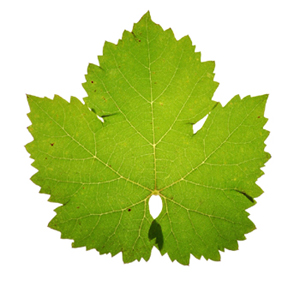
//> input picture cabernet_leaf.jpg, 300 x 286 px
$ ./leaf_area cabernet_leaf.jpg   (built with g++ and OpenCV 4)
//> lines starting //> are read from the running program, lines starting //| are printed output that depends on the picture; after the words box and inside, x2 and y2 are one past the last pixel; in counts of white or black regions, pixels touching at a corner belong together
#include <opencv2/core.hpp>
#include <opencv2/imgproc.hpp>
#include <opencv2/imgcodecs.hpp>
#include <opencv2/highgui.hpp>

#include <iostream>

using namespace std;
using namespace cv;

Mat src, gray_img, edges, dst;
int thresh = 100;
RNG rng(12345);
const char *window_name = "Edges";
int lowThreshold = 0;
const int max_lowThreshold = 100;
const int _ratio = 3;
const int kernel_size = 3;

void show_wait_destroy(const char *winname, const Mat& img);
void canny_threshold(int, void *);
void thresh_cb(int, void *);

void help()
{
    cout << "Usage: ./leaf-area [image.[jpg|png]]" << endl;
}

int main(int argc, char **argv)
{
    if (argc < 2) {
        help();
        return -1;
    }

    src = imread(argv[1], IMREAD_COLOR);
//> src is the input picture: 286 rows x 300 cols, CV_8UC3; mean B, G, R 139.6, 211.9, 194.5

    if (src.empty()) {
        cout << "The image" << argv[1] << " could not be loaded." << endl;
        return -1;
    }

    cvtColor(src, gray_img, COLOR_BGR2GRAY);
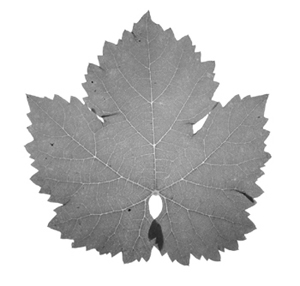
//> gray_img: 286 rows x 300 cols, CV_8UC1; min 18, max 255, mean 198.5
    namedWindow(window_name, WINDOW_AUTOSIZE);
    createTrackbar("Min Threshold:", window_name, &lowThreshold, max_lowThreshold, canny_threshold);
    canny_threshold(0, nullptr);
    waitKey();

    return 0;
}

void canny_threshold(int, void *)
{
    /*
    * Blurring the image might reduce or eliminate noise, which can
    * be inconvenient if we're trying to measure leaf nerves.
    * The resulting blur level is proportional to the Size() of the kernel;
    * adjust if necessary.
    */
    blur(gray_img, edges, Size(1,1));
    Canny(edges, edges, lowThreshold, lowThreshold*_ratio, kernel_size);
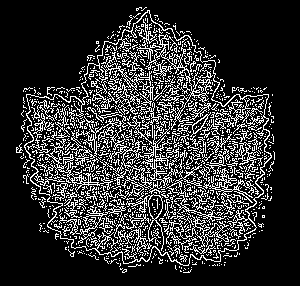
//> edges: 286 rows x 300 cols, CV_8UC1; 19.4% white in thin lines or dots, all inside (x1, y1, x2, y2) = (16, 7, 275, 273)
    dst = Scalar::all(0);
    src.copyTo(dst, edges);
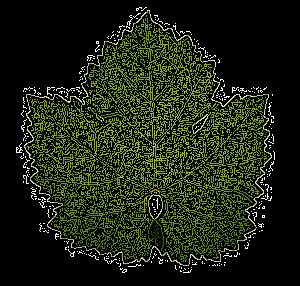
//> dst: 286 rows x 300 cols, CV_8UC3; mean B, G, R 8.4, 34.1, 28
    imshow(window_name, dst);
}

void thresh_cb(int, void *)
{
    Mat canny_output;
    Canny(gray_img, canny_output, thresh, thresh * 2);

    vector<vector<Point>> contours;
    vector<Vec4i> hierarchy;
    findContours(canny_output, contours, hierarchy, RETR_TREE, CHAIN_APPROX_SIMPLE);

    vector<vector<Point>> hull(contours.size());
    for (size_t i = 0; i < contours.size(); i++)
        convexHull(contours[i], hull[i]);

    Mat drawing = Mat::zeros(canny_output.size(), CV_8UC3);

    for (size_t i = 0; i < contours.size(); i++) {
        Scalar color = Scalar(rng.uniform(0, 256), rng.uniform(0,256), rng.uniform(0,256));
        drawContours(drawing, contours, (int)i, color, 2, LINE_8, hierarchy, 0);
        drawContours(drawing, hull, (int)i, color);
    }

    imshow("Contours", drawing);
}

/**
 * Helper function that renders an image
 *
 * @param winname Name of the window
 * @param img Image to be rendered
 */
void show_wait_destroy(const char *winname, const Mat& img)
{
    imshow(winname, img);
    moveWindow(winname, 500, 0);
    waitKey();
    destroyWindow(winname);
}
